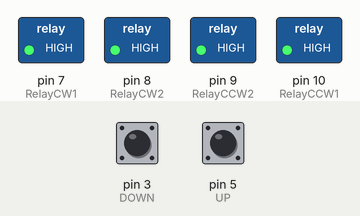
Simulated run of this sketch. Board: Arduino Uno, built with avr-gcc and run on an emulated ATmega328P. On the bench: switched loads named in the sketch (green lamp = pin HIGH). Inputs (shaded band) come from the test bench; at power-on: pin 3 (DOWN) LOW, pin 5 (UP) LOW.

Above: at 1.2 s.
1.3 s: pin 3 (DOWN) pulled HIGH for 0.15 s
At 1.37 s:
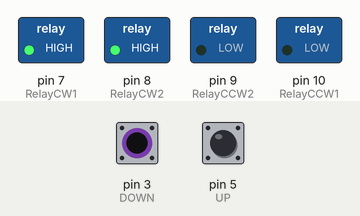
2.9 s: pin 5 (UP) pulled HIGH for 0.15 s
At 2.97 s:
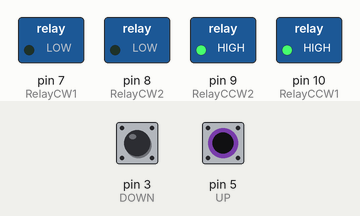
4.5 s: pin 5 (UP) pulled HIGH for 3.2 s
At 8.3 s:
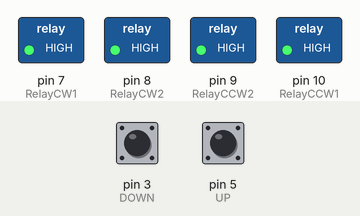
9.2 s: pin 3 (DOWN) pulled HIGH for 3.2 s
At 10.6 s:
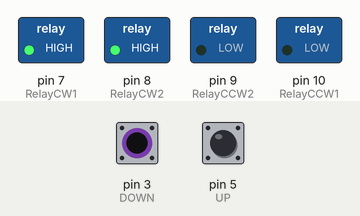
13.9 s: pin 3 (DOWN) driven HIGH and pin 5 (UP) driven HIGH
At 14.4 s:
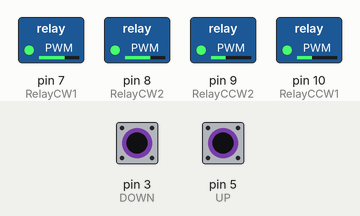
15.4 s: pin 3 (DOWN) driven LOW
At 16.3 s:
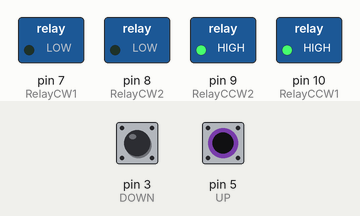
Timing chart, 0 to 17.9 s (numbered marks = the images above; inputs shaded):
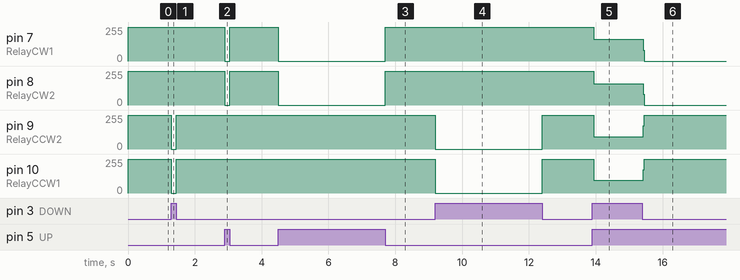

The sketch:

standing.ino
```cpp
int RelayCW1 = 7;
int RelayCW2 = 8;
int RelayCCW2 = 9;
int RelayCCW1 = 10;
const int UP = 5;
const int DOWN = 3;
int UPState = 0;
int DOWNState = 0;

void setup() {
  pinMode(RelayCW1, OUTPUT);
  pinMode(RelayCW2, OUTPUT);
  pinMode(RelayCCW1, OUTPUT);
  pinMode(RelayCCW2, OUTPUT);
  pinMode(DOWN, INPUT);
  pinMode(UP, INPUT);
  digitalWrite(RelayCW2, HIGH);
  digitalWrite(RelayCCW2, HIGH);
  digitalWrite(RelayCW1, HIGH);
  digitalWrite(RelayCCW1, HIGH);
}
void loop(){

   UPState = digitalRead(UP);
   DOWNState = digitalRead(DOWN);
  // check if the pushbutton is pressed. If it is, the buttonState is HIGH:
  if (UPState == HIGH) {
    // turn LED on:
    digitalWrite(RelayCW1, LOW);
    digitalWrite(RelayCW2, LOW);
    digitalWrite(RelayCCW2, HIGH);
    digitalWrite(RelayCCW1, HIGH);
  }
  if (DOWNState == HIGH){
    digitalWrite(RelayCW1, HIGH);
    digitalWrite(RelayCW2, HIGH);
    digitalWrite(RelayCCW2, LOW);
    digitalWrite(RelayCCW1, LOW);
  }
  if (DOWNState == LOW && UPState == LOW){
    digitalWrite(RelayCW2, HIGH);
    digitalWrite(RelayCCW2, HIGH);
    digitalWrite(RelayCW1, HIGH);
    digitalWrite(RelayCCW1, HIGH);
  }
}
```

Measured:
- after the input at 1.3 s, pin 9 (RelayCCW2), pin 10 (RelayCCW1): 255/255 → 0/255 at once, → 255/255 0.15 s later
- after the input at 2.9 s, pin 7 (RelayCW1), pin 8 (RelayCW2): 255/255 → 0/255 at once, → 255/255 0.15 s later
- after the input at 4.5 s, pin 7 (RelayCW1), pin 8 (RelayCW2): 255/255 → 0/255 at once, → 255/255 3.2 s later
- after the input at 9.2 s, pin 9 (RelayCCW2), pin 10 (RelayCCW1): 255/255 → 0/255 at once, → 255/255 3.2 s later
- after the input at 13.9 s, pin 7 (RelayCW1): 255/255 → 162/255 at once; pin 8 (RelayCW2): 255/255 → 161/255 at once; pin 9 (RelayCCW2): 255/255 → 93/255 at once; pin 10 (RelayCCW1): 255/255 → 94/255 at once
- after the input at 15.4 s, pin 7 (RelayCW1): 162/255 → 0/255 at once; pin 8 (RelayCW2): 161/255 → 0/255 at once; pin 9 (RelayCCW2): 93/255 → 255/255 at once; pin 10 (RelayCCW1): 94/255 → 255/255 at once
